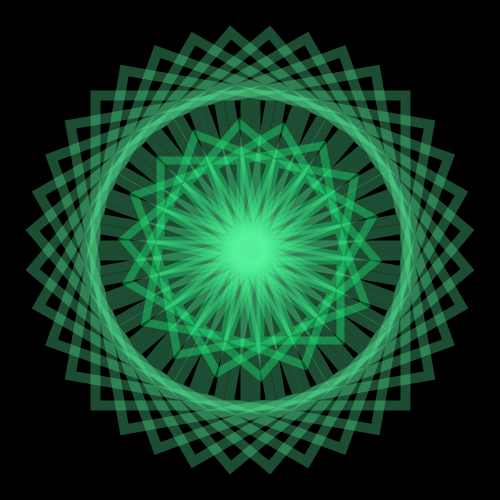
Frame 1 (no input)
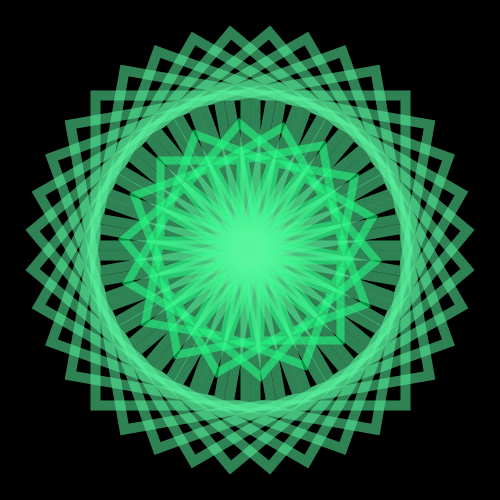
Frame 2 (the mouse pressed at the canvas centre, redrawn once)

The Processing sketch that drew these frames (run headless with seeded random() and noise(); the mouse was pressed at the canvas centre and the sketch redrawn once):

// Processing sketch: processing_85247
// ── processing_85247.pde

void setup()
{ // la taille, le fond, et le non remplissage des formes de mon sketch
  size(500,500);
  smooth();
  background(0);
  noFill();
}

void draw ()
{ //je crée une boucle for pour faire tourner mes rectangles
    translate(width/2,height/2);
    
     for (int i=0;i<360;i+=20)
  { //premiere rotation de rectangles 
    rotate(radians(20));
    strokeWeight(8);
    stroke(#00FF70,90);
   rect(10,10,80,80);
  }
   for (int i=0;i<360;i+=10)
  { //  rotation de rectangles
    rotate(radians(10));
    strokeWeight(10);
    stroke(#5AF79F,80);
   rect(5,5,150,150);
  }

  
  noLoop();
}
